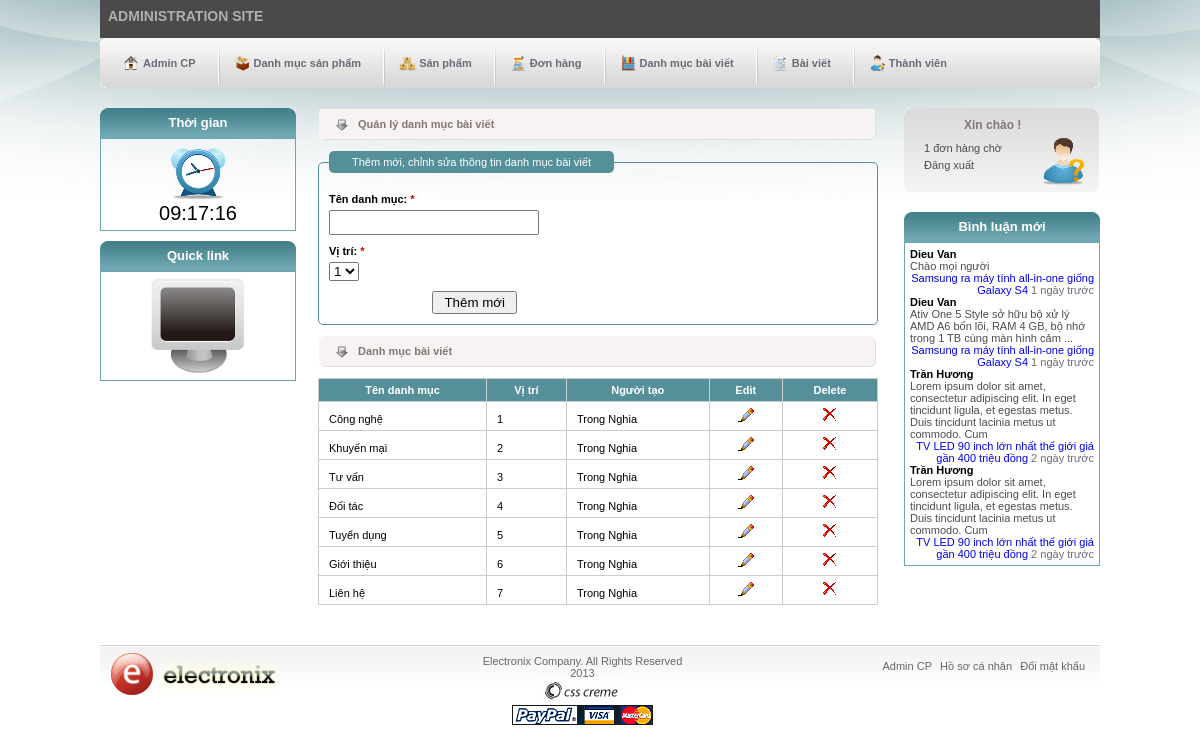
Before: /admin/n-categories.php (signed in) with the older database file.
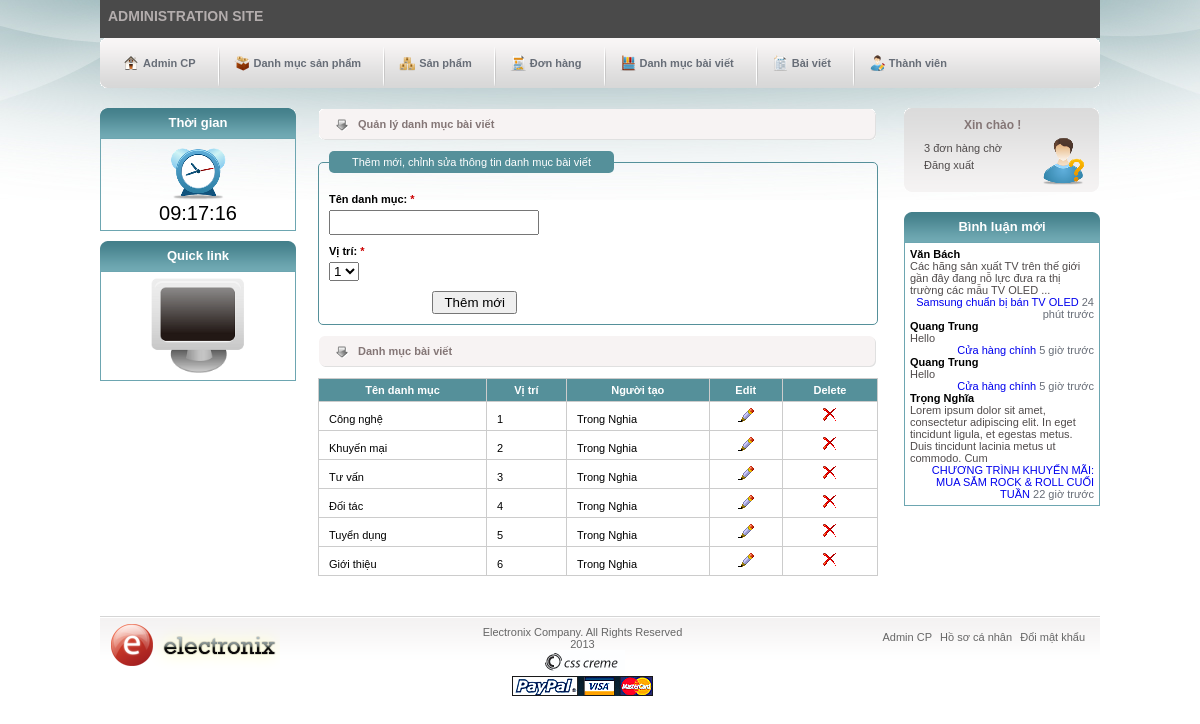
After: the same page with the newer database file.
### tables this page shows
CREATE TABLE IF NOT EXISTS `n_categories` (
  `cat_id` int(11) NOT NULL AUTO_INCREMENT,
  `user_id` int(11) NOT NULL,
  `cat_name` varchar(100) NOT NULL,
  `position` tinyint(4) NOT NULL,
  PRIMARY KEY (`cat_id`)
);

### inc/functions.php (called while the page is built, shortened)
<?php
    function the_excerpt($text, $string = 400) {
        $sanitized = strip_tags($text);
        if(strlen($sanitized) > $string) {
            $cutString = substr($sanitized,0,$string);
            $words = substr($sanitized, 0, strrpos($cutString, ' '));
            return $words;
        } else {
            return $sanitized;
        }
    }
	function show_time($time) {
	    $s = strtotime("now") - strtotime($time);
	    if ($s <= 60) {
	        return 'Khoảng 1 phút trước';
	    } else {
	        $t = intval($s / 60);
	        if ($t >= 60) {
	            $t = intval($t / 60);
	            if ($t >= 24) {
	                $t = intval($t / 24);
	                if ($t >= 30) {
	                    $t = intval($t / 30);
	                    if ($t >= 12) {
	                        $t = intval($t / 12);
	                        return $t . ' năm trước';
	                    } else {
	                        return $t . ' tháng trước';
	                    }
	                } else {
	                    return $t . ' ngày trước';
	                }
	            } else {
	                return $t . ' giờ trước';
	            }
	        } else {
	            return $t . ' phút trước';
	        }
	    }
	}

### admin/n-categories.php (the view, shortened to what the changed rows need)
<?php
	include('inc/header.php');
	require_once('../inc/functions.php');
	require_once('../inc/mysqli_connect.php');
	include('inc/first-sidebar.php');
?>
<?php
	if (isset($_GET['ecid'])) {
		if(filter_var($_GET['ecid'], FILTER_VALIDATE_INT, array('min_range'=>1))) {
			include('inc/edit-n-categories.php');
		} else {
			redirect_to('admin/index.php');
		}
	} elseif(isset($_GET['dcid'])) {
		if(filter_var($_GET['dcid'], FILTER_VALIDATE_INT, array('min_range'=>1))) {
			include('inc/delete-n-categories.php');
		} else {
			redirect_to('admin/index.php');
		}
	} else {
		include('inc/add-n-categories.php');
	}
?>
	<table>
    	<thead>
    		<tr>
    			<th><a href="n-categories.php?sort=cat">Tên danh mục</a></th>
    			<th><a href="n-categories.php?sort=pos">Vị trí</a></th>
    			<th><a href="n-categories.php?sort=by">Người tạo</a></th>
                <th>Edit</th>
                <th>Delete</th>
    		</tr>
    	</thead>
    	<tbody>
    	<?php
    		if (isset($_GET['sort'])) {
    			switch ($_GET['sort']) {
    				case 'cat':
    					$order_by = 'cat_name';
    					break;
    				case 'pos':
    					$order_by = 'position';
    					break;
    				case 'by':
    					$order_by = 'name';
    					break;
    				default:
    					$order_by = 'position';
    					break;
    			}
    		} else {
    			$order_by = 'position';
    		}
    		$q = "SELECT c.cat_id, c.cat_name, c.position, c.user_id, CONCAT_WS(' ', first_name, last_name) AS name ";
    		$q .= " FROM n_categories AS c ";
    		$q .= " JOIN users AS u USING(user_id) ";
    		$q .= " ORDER BY {$order_by} ASC";
    		$r = mysqli_query($dbc, $q);
    		while ($cats = mysqli_fetch_array($r, MYSQLI_ASSOC)) :
    	?>
            <tr>
                <td><?php echo $cats['cat_name']; ?></td>
                <td><?php echo $cats['position']; ?></td>
                <td><?php echo $cats['name']; ?></td>
                <td class='edit'><a href="n-categories.php?ecid=<?php echo $cats['cat_id']; ?>"><img src="../images/b_edit.png" alt="edit"></a></td>
                <td class='delete'><a href="n-categories.php?dcid=<?php echo $cats['cat_id']; ?>"><img src="../images/b_drop.png" alt="drop"></a></td>
            </tr>
        <?php endwhile; ?>
    	</tbody>
    </table>
</div>
<?php
	include('inc/second-sidebar.php');
	include('inc/footer.php');
?>

### admin/inc/second-sidebar.php (shortened to what the changed rows need)
	<?php
		$q = "SELECT COUNT(order_id) FROM orders WHERE status = 1";
		$r = mysqli_query($dbc,$q); confirm_query($r, $q);
		if (mysqli_num_rows($r) > 0) {
			list($record) = mysqli_fetch_array($r, MYSQLI_NUM);
			$msg = $record." đơn hàng chờ";
		} else {
			$msg = "0 đơn hàng chờ";
		}
	?>
	<div id="second-sidebar">
		<div id="shopping-cart" class="group">
			<h2><a href="../edit-profile.php">Xin chào <?php echo $_SESSION['last_name'];?>!</a></h2>
			<div id="cart-details">
				<a href="order.php" id="red"><?php echo $msg;?></a>
				<a href='logout.php'>Đăng xuất</a>
			</div>
		</div>
		<div class='typical'>
			<div class="box" id="boxnews">
			<?php
			$q = "SELECT p.page_name, c.page_id, c.author, c.comment, c.comment_date FROM comments AS c JOIN pages AS p USING(page_id) ORDER BY comment_date DESC LIMIT 4";
			$r = mysqli_query($dbc, $q);
				if (mysqli_num_rows($r) > 0) {
					while ($coms = mysqli_fetch_array($r, MYSQLI_ASSOC)) {
						if (strlen(strip_tags($coms['comment'])) > 400) {
							$comment = the_excerpt($coms['comment'], 150)." ...";
						} else {
							$comment = strip_tags($coms['comment']);
						}
						echo "
							<div>
								<h4 class='newstitle'><strong>{$coms['author']}</strong></h4>
								<p>".$comment."</p>
								<p class='date'><a href='../single.php?pnid={$coms['page_id']}'>{$coms['page_name']}</a>   ".show_time($coms['comment_date'])."</p>
							</div>
						";
					}
				}
			?>
			</div>
		</div>
	</div>
</div>

Changed rows visible on the page:
removed n_categories: cat_name "Liên hệ", position "7", name "Trong Nghia"
Other visible differences:
$msg: "1 đơn hàng chờ" → "3 đơn hàng chờ"
new list line: "Văn Bách Các hãng sản xuất TV trên thế giới gần đây đang nỗ lực đưa ra thị trường các mẫu TV OLED ... Samsung chuẩn bị bán TV OLED 24 phút trước"
new list line: "Quang Trung Hello Cửa hàng chính 5 giờ trước"
new list line: "Trọng Nghĩa Lorem ipsum dolor sit amet, consectetur adipiscing elit. In eget tincidunt ligula, et egestas metus. Duis tincidunt lacinia metus ut commodo. Cum CHƯƠNG TRÌNH KHUYẾN MÃI: MUA SẮM ROCK & ROLL CUỐI TUẦN 22 giờ trước"
list line gone: "Dieu Van Chào mọi người Samsung ra máy tính all-in-one giống Galaxy S4 1 ngày trước"
list line gone: "Dieu Van Ativ One 5 Style sở hữu bộ xử lý AMD A6 bốn lõi, RAM 4 GB, bộ nhớ trong 1 TB cùng màn hình cảm ... Samsung ra máy tính all-in-one giống Galaxy S4 1 ngày trước"
list line gone: "Trần Hương Lorem ipsum dolor sit amet, consectetur adipiscing elit. In eget tincidunt ligula, et egestas metus. Duis tincidunt lacinia metus ut commodo. Cum TV LED 90 inch lớn nhất thế giới giá gần 400 triệu đồng 2 ngày trước"
